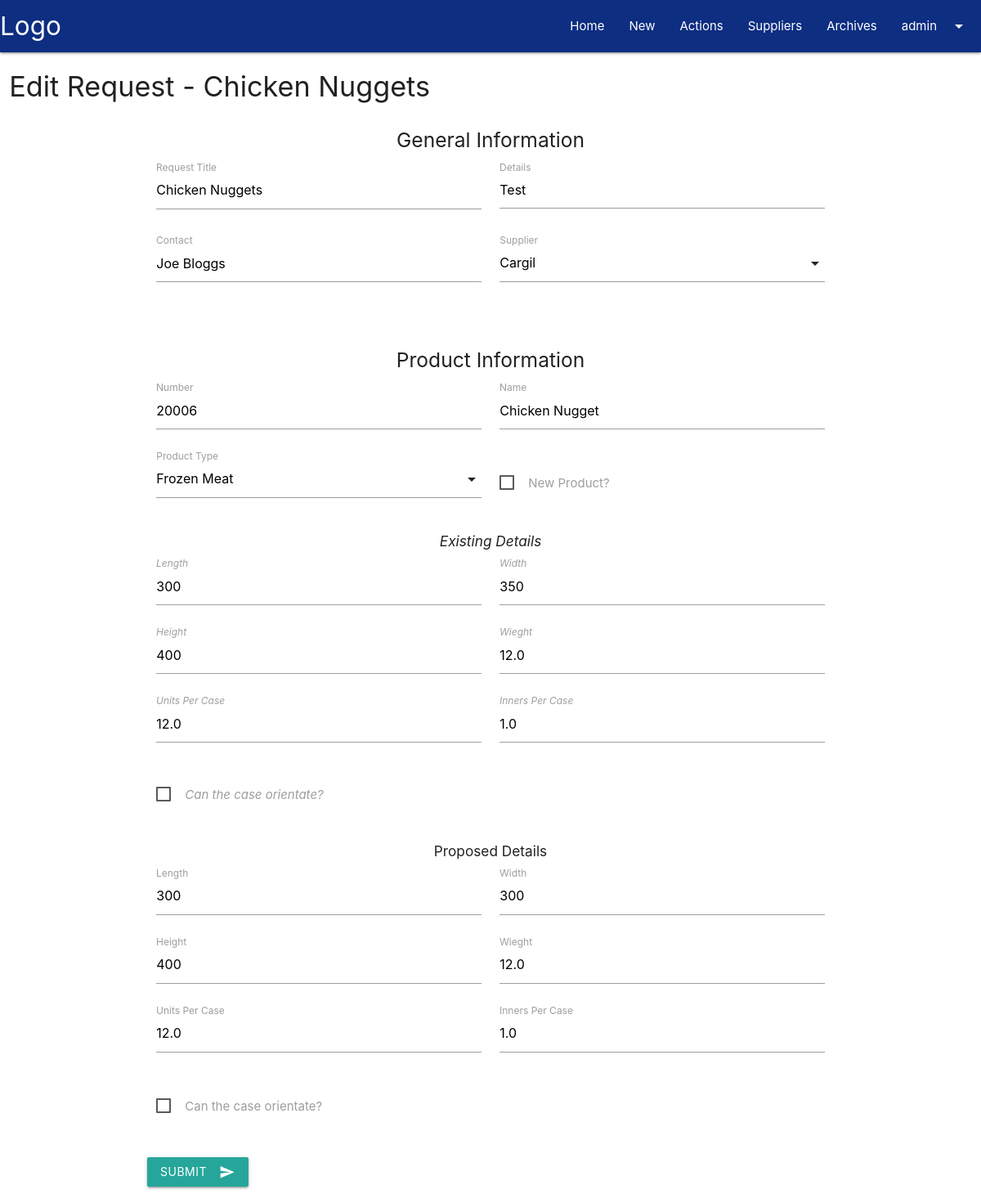
Page /edit/1 (signed in) on the committed database.
### tracker/models.py (models this page shows, shortened)
class User(UserMixin, db.Model):
    id = db.Column(db.Integer, primary_key=True)
    username = db.Column(db.String(50), unique=True)
    password = db.Column(db.String(150))
    user_type = db.Column(db.Integer)
    admin = db.Column(db.Boolean, default=False)
    requests_created = db.relationship('Posts',
                               foreign_keys='Posts.user_id',
                               backref='published_by',
                               lazy=True)
    @property
    def unhashed_password(self):
        raise AttributeError('Cannot view unhashed password!')

class Posts(db.Model):
    id = db.Column(db.Integer, primary_key=True)
    title = db.Column(db.String(80), nullable=False)
    date_posted = db.Column(
        db.DateTime,
        nullable=False,
        default=datetime.utcnow
    )
    user_id = db.Column(db.Integer, db.ForeignKey('user.id'))
    content = db.Column(db.Text, nullable=True)
    supplier_id = db.Column(db.Integer, db.ForeignKey('suppliers.id'),
        nullable=False)
    contact_name = db.Column(db.String(50))
    new_product = db.Column(db.Boolean, default=False)
    product_number = db.Column(db.Integer)
    product_name = db.Column(db.String(80), nullable=False)
    product_type = db.Column(db.String(50), nullable=False)
    product_length = db.Column(db.Integer)
    product_width = db.Column(db.Integer)
    product_height =db.Column(db.Integer)
    product_weight = db.Column(db.Float)
    case_orientation = db.Column(db.Boolean, default=False)
    units_per_case = db.Column(db.Float)
    inners_per_case = db.Column(db.Float)
    ex_product_length = db.Column(db.Integer)
    ex_product_width = db.Column(db.Integer)
    ex_product_height =db.Column(db.Integer)
    ex_product_weight = db.Column(db.Float)
    ex_case_orientation = db.Column(db.Boolean, default=False)
    ex_units_per_case = db.Column(db.Float)
    ex_inners_per_case = db.Column(db.Float)
    healthandsafety = db.Column(db.Integer, default=0)
    quality = db.Column(db.Integer, default=0)
    cagefill = db.Column(db.Integer, default=0)
    restaurantimpact = db.Column(db.Integer, default=0)
    status = db.Column(db.String(20), nullable=True)
    complete = db.Column(db.Boolean, default=False)
    actions = db.relationship(
        'Actions',
        foreign_keys='Actions.posts_id',
        backref='action_post',
        lazy=True
    )

### tracker/routes/main.py (the view, shortened to what this page needs)
@main.route('/edit/<int:post_id>', methods=['GET', 'POST'])
@login_required
def edit_request(post_id):
    post = Posts.query.get_or_404(post_id)
    suppliers = Suppliers.query.filter(Suppliers.display == True).all()
    context = {'suppliers': suppliers, 'post': post}
    return render_template('request_edit.html', **context)

### tracker/__init__.py (called while the page is built)
def create_app(config_file='settings.py'):
    app = Flask(__name__)
    app.config.from_pyfile(config_file)
    db.init_app(app)
    login_manager.init_app(app)
    login_manager.login_view = 'auth.login'
    @login_manager.user_loader
    def load_user(user_id):
        return User.query.get(user_id)
    app.register_blueprint(main)
    app.register_blueprint(auth)
    app.register_blueprint(supplier)
    app.register_blueprint(action)
    app.cli.add_command(create_tables)
    return app

### tracker/templates/request_edit.html (shortened to what this page needs)
{% extends 'base.html' %}  {% block content %}
<div class="container-fluid">
    <div class="row">
        <div class="col s12">
            <h4 class="hide-on-small-only">Edit Request - {{ post.title }}</h4>
        </div>
    </div>
</div>
<div class="container">
    <form method="POST" action="{{ url_for('main.edit_request', post_id=post.id) }}">
        <div class="row">
            <h5 class="center">General Information</h5>
            <div class="input-field col s12 l6">
                <input id="title" name="title" type="text" class="validate" value="{{ post.title }}" required>
                <label for="title">Request Title</label>
            </div>
            <div class="input-field col s12 l6">
                <textarea id="content" name="content" class="materialize-textarea" required>{{ post.content }}</textarea>
                <label for="content">Details</label>
            </div>
            <div class="input-field col s12 l6">
                <input id="contact_name" name="contact_name" type="text" class="validate" value="{{ post.contact_name }}" required>
                <label for="contact_name">Contact</label>
            </div>
            <div class="input-field col s12 l6">
                <label>Supplier</label>
            </div>
        </div>
        <br>
        <div class="row">
            <h5 class="center">Product Information</h5>
            <div class="input-field col s12 l6">
                <input id="product_number" name="product_number" type="number" class="validate" value="{{ post.product_number }}" required>
                <label for="product_number">Number</label>
            </div>
            <div class="input-field col s12 l6">
                <input id="product_name" name="product_name" type="text" class="validate" value="{{ post.product_name }}" required>
                <label for="product_name">Name</label>
            </div>
            <div class="input-field col s12 l6">
                <label>Product Type</label>
            </div>
            <div class="input-field col s12 l6">
                <p>
                    <label>
                        <span>New Product?</span>
                    </label>
                </p>
            </div>
        </div>
        <div id="existing_product" class="row existing-product">
            <h6 class="center">Existing Details</h6>
            <div class="input-field col s12 l6">
                <input class="existing_detail" id="ex_product_length" value="{{ post.ex_product_length }}" name="ex_product_length" type="number" class="validate" required>
                <label for="ex_product_length">Length</label>
            </div>
            <div class="input-field col s12 l6">
                <input class="existing_detail" id="ex_product_width" value="{{ post.ex_product_width }}" name="ex_product_width" type="number" min="0" class="validate" required>
                <label for="ex_product_width">Width</label>
            </div>
            <div class="input-field col s12 l6">
                <input class="existing_detail" id="ex_product_height" value="{{ post.ex_product_height }}" name="ex_product_height" type="number" min="0" class="validate" required>
                <label for="ex_product_height">Height</label>
            </div>
            <div class="input-field col s12 l6">
                <input class="existing_detail" id="ex_product_weight" value="{{ post.ex_product_weight }}" name="ex_product_weight" type="number" min="0" step=".01" class="validate" required>
                <label for="ex_product_weight">Wieght</label>
            </div>
            <div class="input-field col s12 l6">
                <input class="existing_detail" id="ex_units_per_case" value="{{ post.ex_units_per_case }}" name="ex_units_per_case" type="number" min="0" step=".01" class="validate" required>
                <label for="ex_units_per_case">Units Per Case</label>
            </div>
            <div class="input-field col s12 l6">
                <input class="existing_detail" id="ex_inners_per_case" value="{{ post.ex_inners_per_case }}" name="ex_inners_per_case" type="number" min="0" class="validate" required>
                <label for="ex_inners_per_case">Inners Per Case</label>
            </div>
            <div class="input-field col s12">
                <p>
                    <label>
                        <span>Can the case orientate?</span>
                    </label>
                </p>
            </div>
        </div>
        <div class="row new-product">
            <h6 class="center">Proposed Details</h6>
            <div class="input-field col s12 l6">
                <input id="product_length" name="product_length" value="{{ post.product_length }}" type="number" min="0" class="validate" required>
                <label for="product_length">Length</label>
            </div>
            <div class="input-field col s12 l6">
                <input id="product_width" name="product_width" value="{{ post.product_width }}" type="number" min="0" class="validate" required>
                <label for="product_width">Width</label>
            </div>
            <div class="input-field col s12 l6">
                <input id="product_height" name="product_height" value="{{ post.product_height }}" type="number" min="0" class="validate" required>
                <label for="product_height">Height</label>
            </div>
            <div class="input-field col s12 l6">
                <input id="product_weight" name="product_weight" value="{{ post.product_weight }}" type="number" min="0" step=".01" class="validate" required>
                <label for="product_weight">Wieght</label>
            </div>
            <div class="input-field col s12 l6">
                <input id="units_per_case" name="units_per_case" value="{{ post.units_per_case }}" type="number" min="0" step=".01" class="validate" required>
                <label for="units_per_case">Units Per Case</label>
            </div>
            <div class="input-field col s12 l6">
                <input id="inners_per_case" name="inners_per_case" value="{{ post.inners_per_case }}" type="number" min="0" class="validate" required>
                <label for="inners_per_case">Inners Per Case</label>
            </div>
            <div class="input-field col s12">
                <p>
                    <label>
                        <span>Can the case orientate?</span>
                    </label>
                </p>
            </div>
        </div>
        <div class="row">
            <button class="btn waves-effect waves-light" type="submit">Submit<i class="material-icons right">send</i></button>
        </div>
    </form>
</div>
{% endblock content %}

### tracker/templates/base.html (shortened to what this page needs)
<!DOCTYPE html>
<html>
<head>
    <link rel="stylesheet" href="https://cdnjs.cloudflare.com/ajax/libs/materialize/1.0.0/css/materialize.min.css">
    <link rel="stylesheet" href="{{ url_for('static', filename='css/main.css') }}" type="text/css" />
</head>
<body>
    <div class="navbar-fixed">
        <nav>
            <div class="nav-wrapper branded-blue">
                <a href="{{ url_for('main.index') }}" class="brand-logo">Logo</a>
                <ul class="right hide-on-med-and-down">
                    <li><a href="{{ url_for('main.index') }}">Home</a></li>
                    <li><a href="{{ url_for('main.add_request') }}">New</a></li>
                    <li><a href="{{ url_for('action.action_outstanding') }}">Actions</a></li>
                    <li><a href="{{ url_for('supplier.suppliers') }}">Suppliers</a></li>
                    <li><a href="{{ url_for('main.archives') }}">Archives</a></li>
                    <li><a class="dropdown-trigger" href="#!" data-target="dropdown1">
                        {% if current_user.is_authenticated %}{{ current_user.username }}{% else %}Login/Register{% endif %}
                        <i class="material-icons right">arrow_drop_down</i>
                    </a></li>
                </ul>
            </div>
        </nav>
    </div>
    {% block content %} {% endblock %}
</body>
</html>

### tracker/static/css/main.css (style rules this page uses)
.branded-blue { background-color: #0d2e81; }
.existing-product { font-size: small; font-style: italic; }

### rows in the picture
User: username "admin"
Posts: title "Chicken Nuggets", content "Test", contact_name "Joe Bloggs", product_number "20006", product_name "Chicken Nugget", ex_product_length "300", ex_product_width "350", ex_product_height "400", ex_product_weight "12.0", ex_units_per_case "12.0", ex_inners_per_case "1.0", product_length "300", product_width "300", product_height "400", product_weight "12.0", units_per_case "12.0", inners_per_case "1.0"
